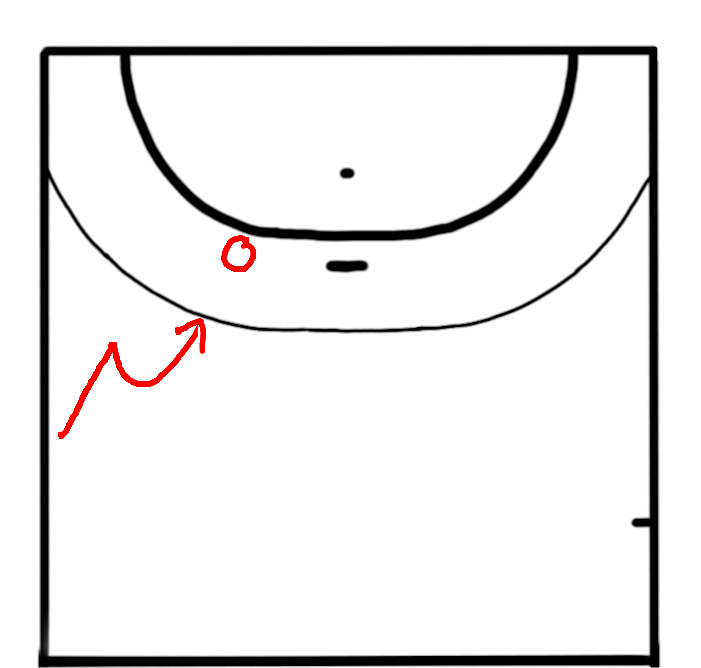
#> input picture MCC/Positions/train/RL-Fernwurf/RL-Fernwurf_1gg1-WAS_über-Block_1729641574107.png, 701 x 668 px, found by its file name
$ python contentBox.py
#> lines starting #> are read from the running program, lines starting #| are printed output that depends on the picture; after the words box and inside, x2 and y2 are one past the last pixel; in counts of white or black regions, pixels touching at a corner belong together
#> further down, original_image is the input picture: PIL image 701x668 RGBA; mean R, G, B, A 237.4, 236.1, 236.1, 254.3
import cv2
import numpy as np
from PIL import Image
import random
import matplotlib.pyplot as plt
random.seed(2025)
# [47 lines left out: function extract_red_region, not called in this run]

def extract_red_region_and_remove_black(image, output_size=(320, 320)):
    """
    Extracts the red region from an image, finds its bounding box, sets non-red pixels to white,
    and scales it to fill the entire output size.

    Args:
        image (PIL.Image): The input image in PIL format.
        output_size (tuple): The size of the output image (width, height).

    Returns:
        PIL.Image: The processed image with only the red region visible, scaled to the output size.
    """
#> called with output_size = (320, 320)
    # Ensure image is in RGB format (remove alpha channel if present)
    image = image.convert("RGB")
    image = np.array(image)
    original_height, original_width = image.shape[:2]
#> original_height = 668; original_width = 701

    # Convert the image to the HSV color space for better color segmentation
    hsv_image = cv2.cvtColor(image, cv2.COLOR_RGB2HSV)
#> hsv_image: shape (668, 701, 3); mean H, S, V 0, 1.3, 237.4

    # Define the range for red color in HSV (adjust these values if needed)
    lower_red = np.array([0, 100, 100])  # Lower bound for red color
    upper_red = np.array([10, 255, 255])  # Upper bound for red color

    # Create a mask to isolate red regions
    mask = cv2.inRange(hsv_image, lower_red, upper_red)
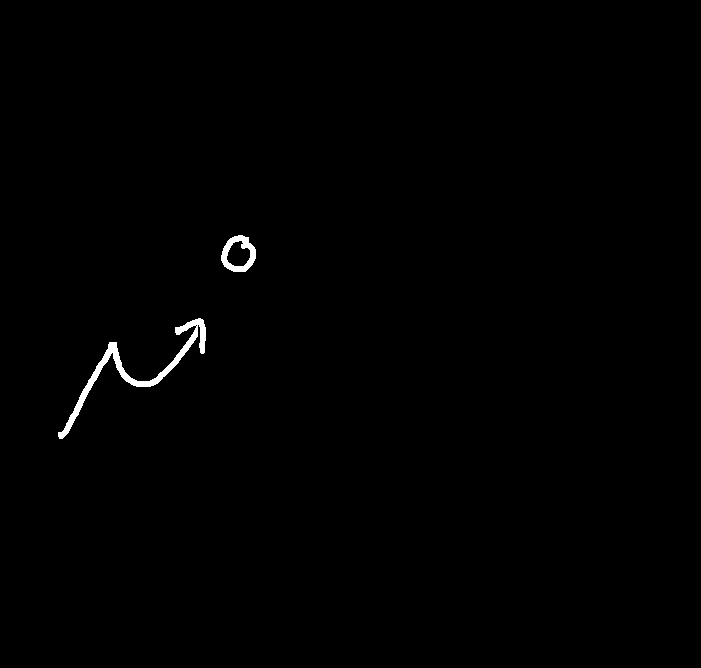
#> mask: shape (668, 701); 0.51% white; 2 white regions

    # Create an output image where non-red regions are white
    red_only_image = image.copy()
    red_only_image[mask == 0] = [255, 255, 255]  # Set non-red pixels to white
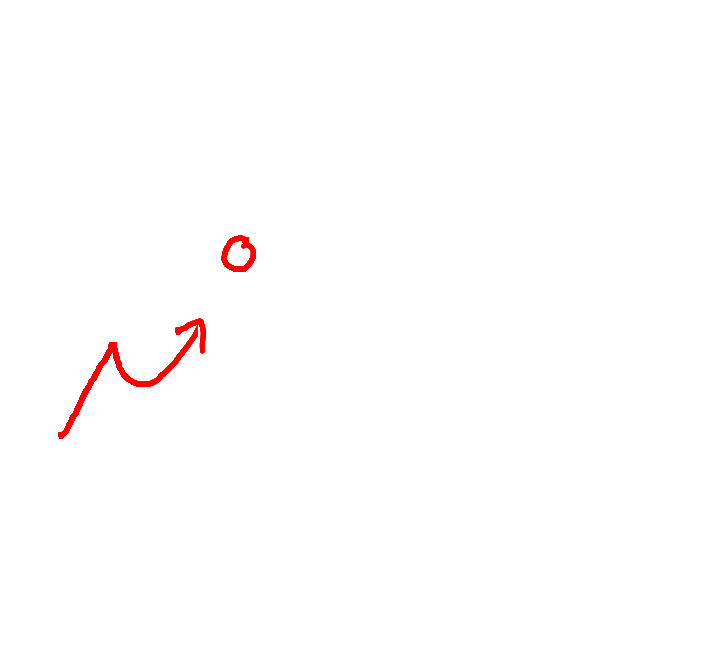
#> red_only_image: shape (668, 701, 3); mean R, G, B 255, 253.7, 253.7

    # Find contours of the red regions
    contours, _ = cv2.findContours(mask, cv2.RETR_EXTERNAL, cv2.CHAIN_APPROX_SIMPLE)
#> contours = 2 contours; box (x1, y1, x2, y2) and area: (58, 318, 206, 439) 1550, (221, 235, 256, 272) 940

    if contours:
        # Find the bounding box of all the red regions combined
        x, y, w, h = cv2.boundingRect(np.concatenate(contours))
#> x = 58; y = 235; w = 198; h = 204

        # Crop the region inside the bounding box
        cropped_red_region = red_only_image[y:y+h, x:x+w]
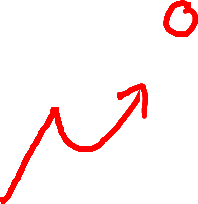
#> cropped_red_region: shape (204, 198, 3); mean R, G, B 255, 240, 240

        # Resize the cropped region to the output size
        resized_red_region = cv2.resize(cropped_red_region, output_size, interpolation=cv2.INTER_LINEAR)
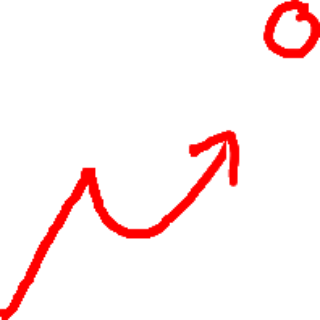
#> resized_red_region: shape (320, 320, 3); mean R, G, B 255, 240, 240

        # Convert back to PIL format
        result_image = Image.fromarray(resized_red_region)
    else:
        # If no red regions are found, return a blank image
        result_image = Image.new('RGB', output_size, (255, 255, 255))

    return result_image
input_image_path = 'all/RL-Fernwurf_1gg1-WAS_über-Block_1729641574107.png'
original_image = Image.open(input_image_path)

# Apply the red region extraction and randomization
output_image = extract_red_region_and_remove_black(original_image)

# [13 lines of commented-out code are left out]
